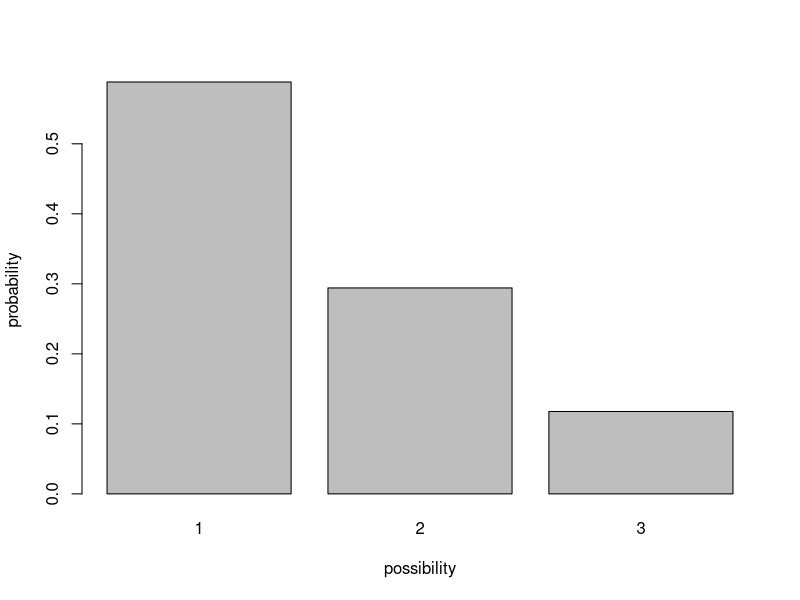
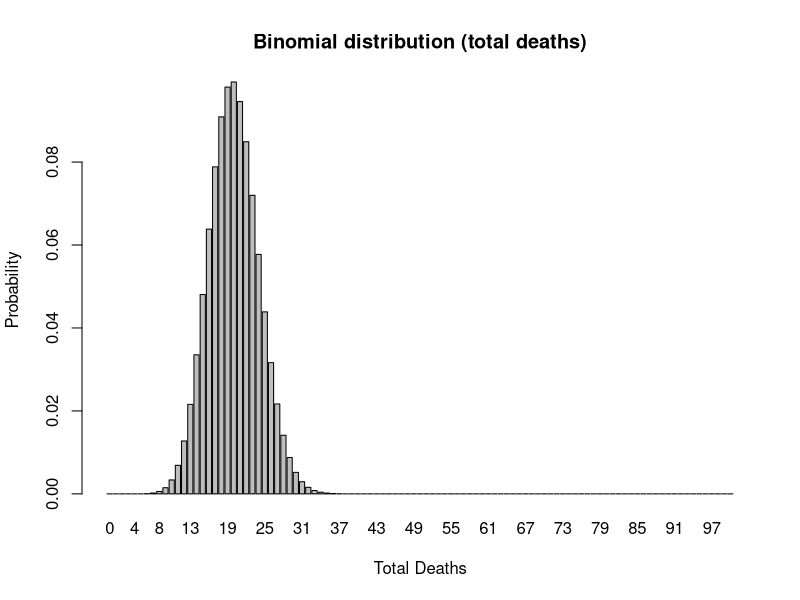
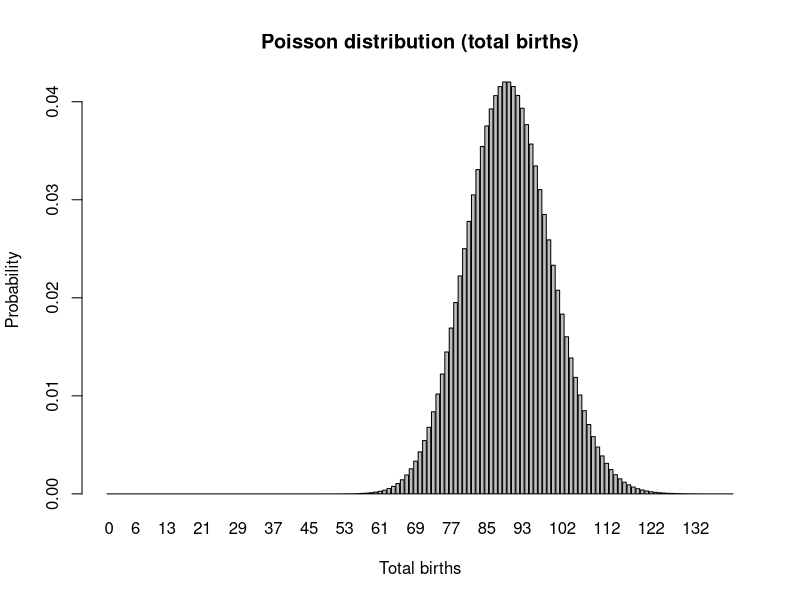
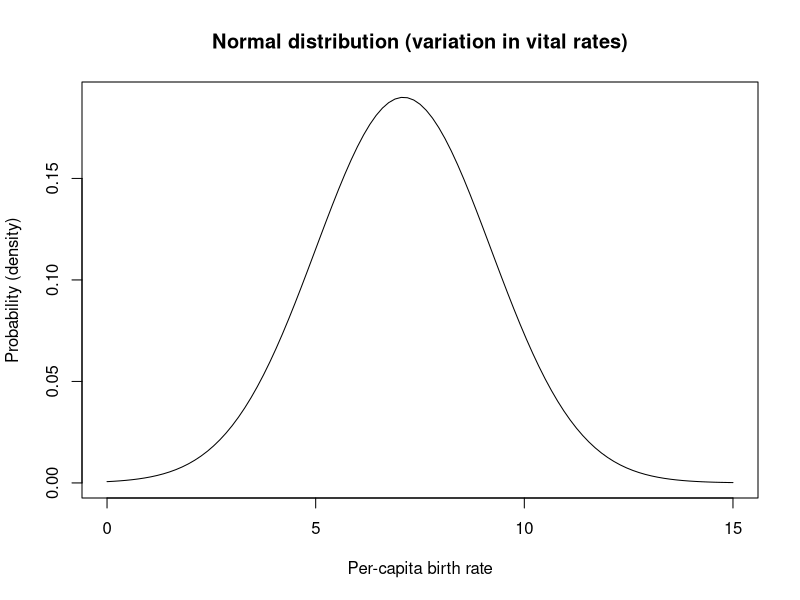
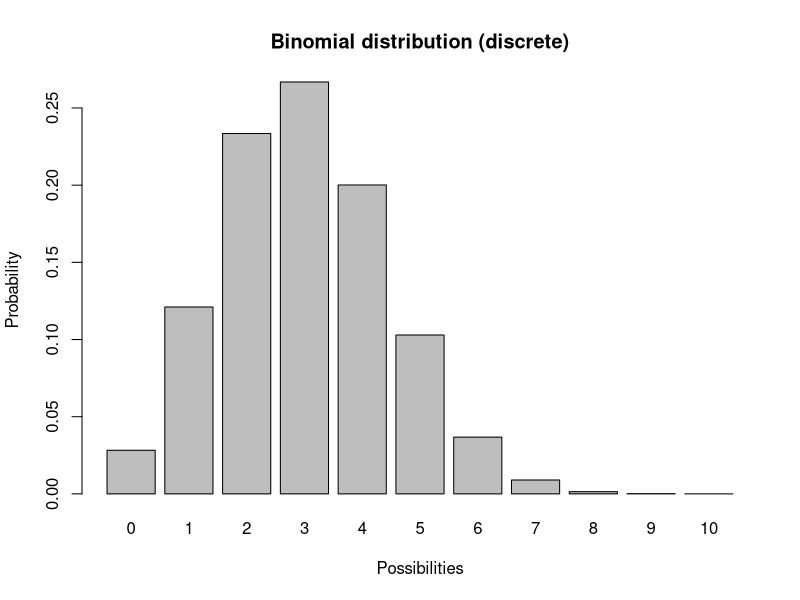
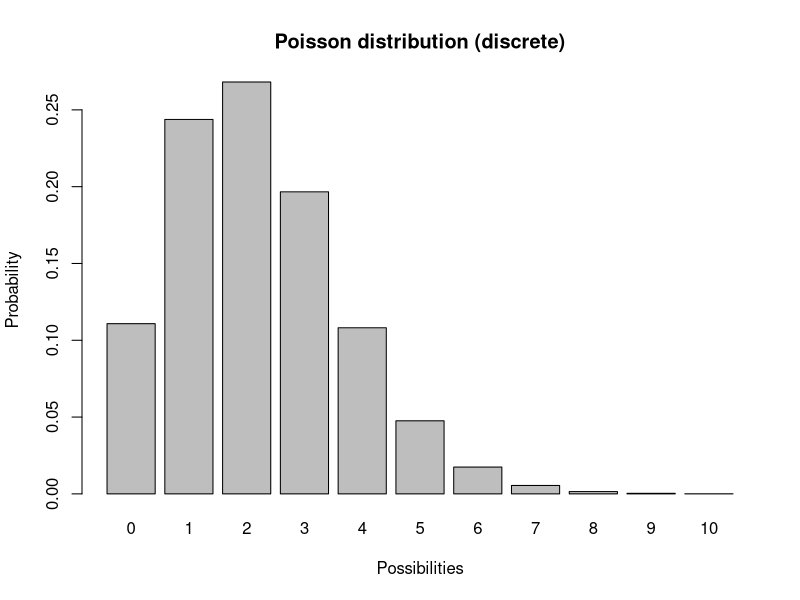
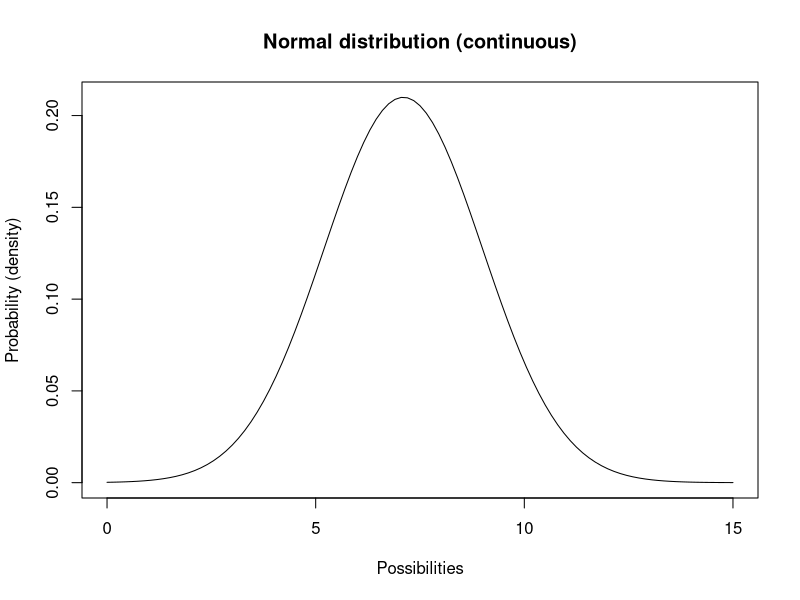
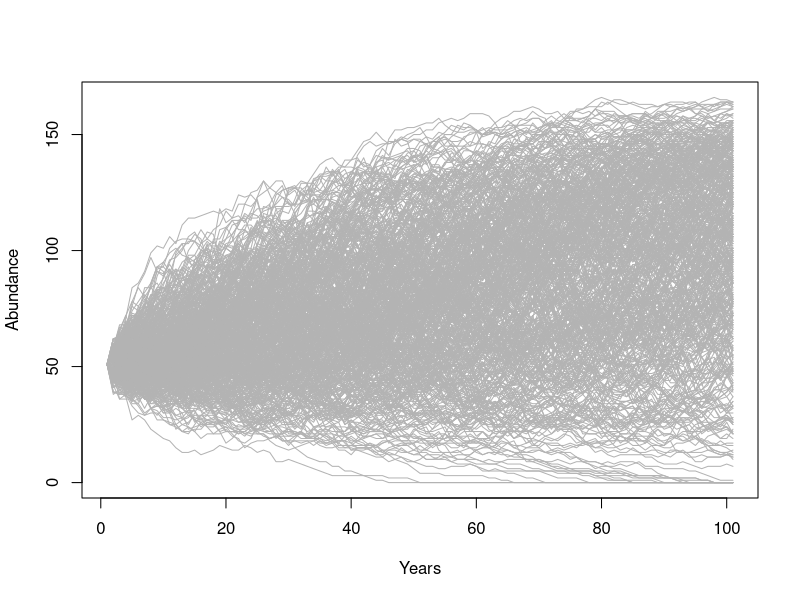

Write R code to recreate these figures, in order.
## ---- chunk 1
knitr::opts_chunk$set(echo = TRUE, cache = TRUE)
## ---- chunk 2

############################################################
####                                                    ####  
####  NRES 421, PVA                                     ####
####                                                    ####
####  Kevin Shoemaker                                   #### 
####  University of Nevada, Reno                        ####
####                                                    #### 
############################################################


############################################################
####  PVA basics                                        ####
############################################################


## ---- chunk 3

box <- c(rep(1,10),rep(2,5),rep(3,2))
barplot(table(box)/sum(table(box)),ylab="probability",xlab="possibility")

## ---- chunk 4

xvals <- seq(0,100,1)
probs <- dbinom(xvals,100,prob=0.2)
names(probs) <- xvals
               
barplot(probs,ylab="Probability",xlab="Total Deaths",main="Binomial distribution (total deaths)")

## ---- chunk 5

xvals <- seq(0,140,1)
probs <- dpois(xvals,lambda=90)
names(probs) <- xvals
               
barplot(probs,ylab="Probability",xlab="Total births",main="Poisson distribution (total births)")


## ---- chunk 6
mean = 7.1
stdev = 2.1

curve(dnorm(x,mean,stdev),0,15,ylab="Probability (density)",xlab="Per-capita birth rate",main="Normal distribution (variation in vital rates)")   # probability density

## ---- chunk 7

             # plot a discrete distribution!
xvals <- seq(0,10,1)
probs <- dbinom(xvals,10,prob=0.3)
names(probs) <- xvals
               
barplot(probs,ylab="Probability",xlab="Possibilities",main="Binomial distribution (discrete)")


## ---- chunk 8

             # plot a discrete distribution!
xvals <- seq(0,10,1)
probs <- dpois(xvals,lambda=2.2)
names(probs) <- xvals
               
barplot(probs,ylab="Probability",xlab="Possibilities",main="Poisson distribution (discrete)")


## ---- chunk 9
mean = 7.1
stdev = 1.9

curve(dnorm(x,mean,stdev),0,15,ylab="Probability (density)",xlab="Possibilities",main="Normal distribution (continuous)")   # probability density

## ---- chunk 10

####
# Basic simulation parameters
####

nyears <- 100     # number of years
nreps <- 500      # number of replicates

####
# Basic life history parameters
####

R_max <- 1.03       # Maximum rate of growth (max lambda)
Init_N <- 51        # Initial abundance
K <- 175            # Carrying capacity

####
# Environmental stochasticity
####

SD_lambda <- 0.11  # standard deviation of lambda

####
# Density-dependence (Ricker model)
####

Ricker <- function(prev_abund){       # this is a function for computing next-year abundance -- includes env stochasticity
  prev_abund * exp(log(rnorm(1,R_max,SD_lambda))*(1-(prev_abund/K)))
}

####
# Catastrophe
####

Flood_prob <- 0.0     # 0% chance of major flood
Flood_lambda <- 0.25    # 25% of population can survive a flood, should it occur!



## ---- chunk 11

## Set up data structures to store simulation results!

PVAdemo <- function(nreps,nyears,Init_N,R_max,K,Flood_prob,Flood_lambda){
  #browser()
  PopArray2 <- array(0,dim=c((nyears+1),nreps))
  
  ## start looping through replicates
  
  for(rep in 1:nreps){
    
    # set initial abundance
    PopArray2[1,rep] <- Init_N     # initial abundance
    
    ### loop through years
    for(y in 2:(nyears+1)){
      ### stochasticity and d-d
      nextyear <- max(0,trunc(Ricker(PopArray2[y-1,rep])))
      
      ### catastrophe
      if(runif(1)<Flood_prob) nextyear <- nextyear*Flood_lambda
      PopArray2[y,rep] <- nextyear 
    }
  }
  
  return(PopArray2)
}

### Run the PVA!

Default <- PVAdemo(nreps,nyears,Init_N,R_max,K,Flood_prob,Flood_lambda)

## ---- chunk 12

PlotCloud <- function(simdata){
  plot(c(1:101),simdata[,1],col=gray(0.7),type="l",ylim=c(0,max(simdata)),xlab="Years",ylab="Abundance")
  
  for(r in 2:ncol(simdata)){
    lines(c(1:101),simdata[,r],col=gray(0.7),type="l")
  }
}

PlotCloud(Default)

## ---- chunk 13

Extinction_byyear <- function(simdata){
  apply(simdata,1,function(t)  length(which(t==0)))/ncol(simdata)
}

plot(c(1:101),Extinction_byyear(Default),type="l",lwd=2,xlab="year",ylab="extinction risk")
abline(h=0.05,col="red",lwd=2)


## ---- chunk 14

hist(Default[nrow(Default),],xlab="Final abundance after 100 years",ylab="Number of replicates",main="")
abline(v=Init_N,col="green",lwd=2)

## ---- chunk 15

prob_decline <- round(length(which(Default[nrow(Default),]<Init_N))/ncol(Default),2)
cat("the probability of decline is: ", prob_decline)

## ---- chunk 16

Flood_prob <- 0.1     # 10% chance of major flood

Exctinction_risk <- function(simdata){
  length(which(simdata[nrow(simdata),]==0))/ncol(simdata)
}

flood_lambdas <- seq(0.9,0.1,by=-0.05)

all_scenarios <- numeric(length(flood_lambdas))
for(scenario in 1:length(flood_lambdas)){
  PVA <- PVAdemo(nreps,nyears,Init_N,R_max,K,Flood_prob,flood_lambdas[scenario])
  all_scenarios[scenario] <- Exctinction_risk(PVA)
}

plot(flood_lambdas,all_scenarios,type="p",cex=2,xlab="flood impact (lambda in flood year)",ylab="extinction risk")
abline(h=0.05,col="red",lwd=2)

